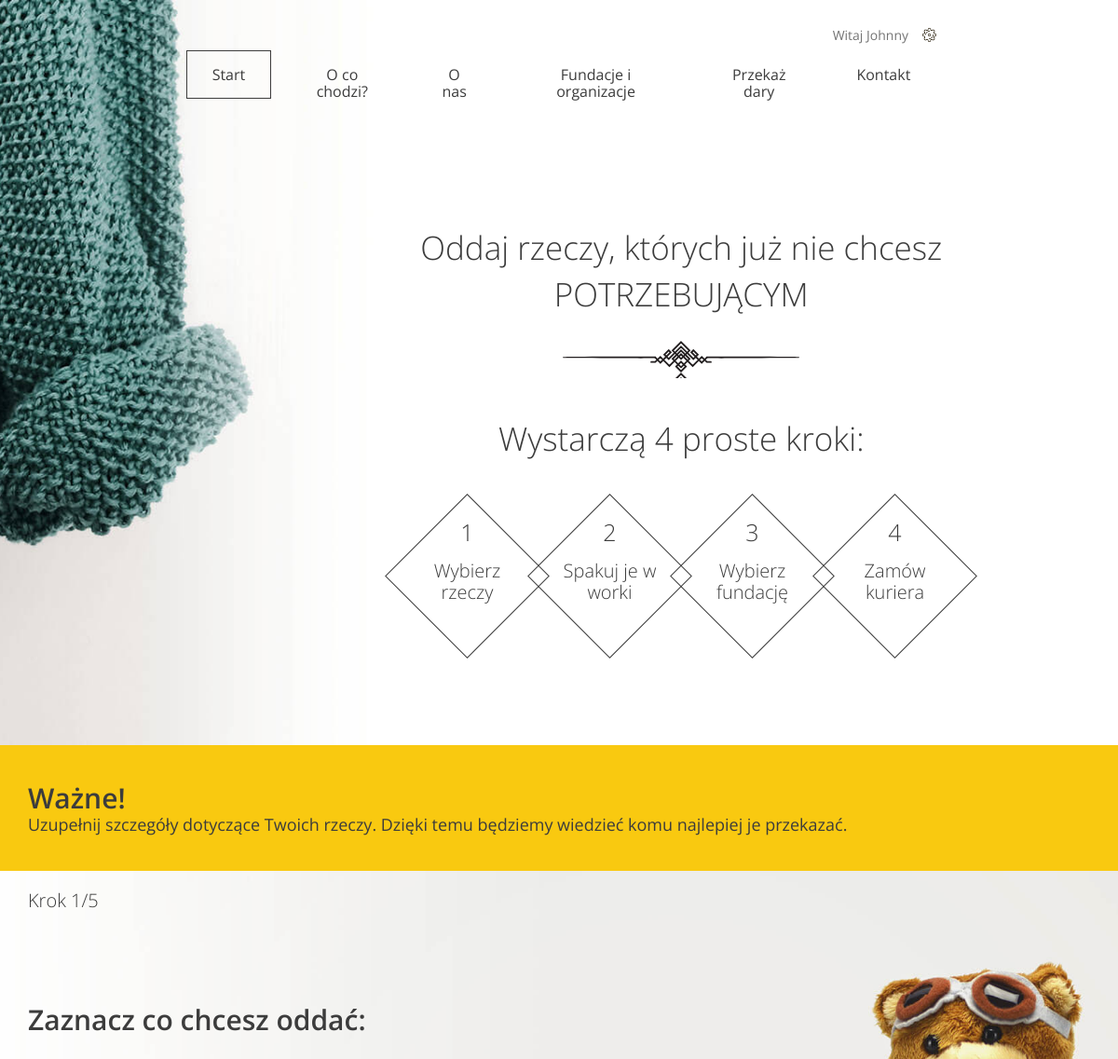
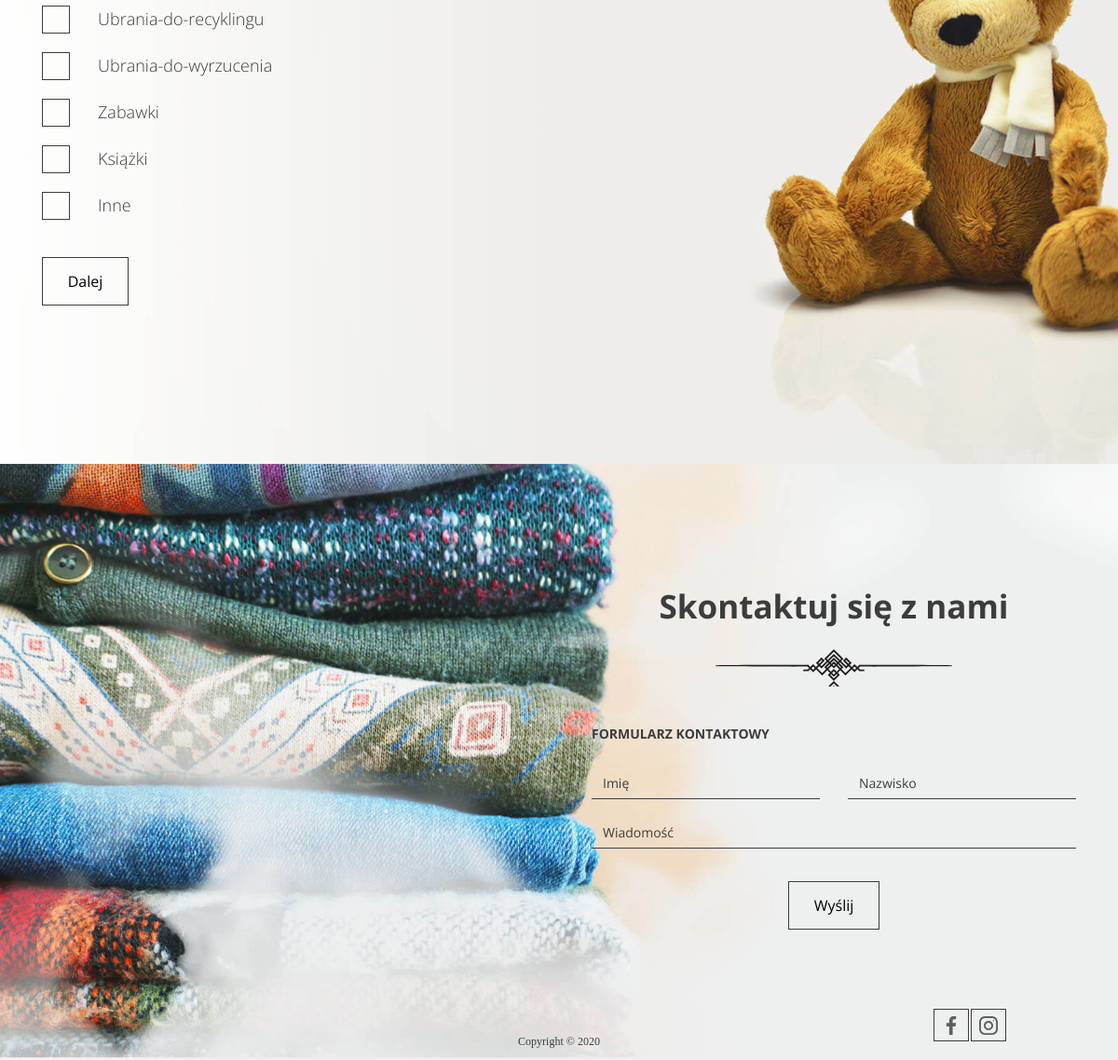
The app's page /add-donation/ (signed in) with its own data (2 pictures, top to bottom).
### giveaway/models.py (models this page shows, shortened)
class User(AbstractUser):
    username = None
    email = models.EmailField(_('email address'), unique=True)
    USERNAME_FIELD = 'email'
    REQUIRED_FIELDS = []
    objects = UserManager()

class Category(models.Model):
    name = models.CharField(max_length=150)

### giveaway/views.py (the view, shortened to what this page needs)
# urls.py: path("add-donation/", AddDonation.as_view(), name="add-donation"),
class AddDonation(LoginRequiredMixin, FormView):
    login_url = reverse_lazy("login")
    success_url = reverse_lazy("main")
    template_name = "AddDonation.html"
    def get_context_data(self):
        categories = Category.objects.all()
        institutions = Institution.objects.all()
        ctx = {"categories": categories, 'institutions': institutions}
        return ctx

### giveaway/templates/AddDonation.html (shortened to what this page needs)
{% extends 'base.html' %}
{% load static %}
{% block header %}
    <header class="header--form-page">
        {% include 'navigation.html' %}
      <div class="slogan container container--90">
        <div class="slogan--item">
          <h1>
            Oddaj rzeczy, których już nie chcesz<br />
            <span class="uppercase">potrzebującym</span>
          </h1>
          <div class="slogan--steps">
            <div class="slogan--steps-title">Wystarczą 4 proste kroki:</div>
            <ul class="slogan--steps-boxes">
              <li>
                <div><em>1</em><span>Wybierz rzeczy</span></div>
              </li>
              <li>
                <div><em>2</em><span>Spakuj je w worki</span></div>
              </li>
              <li>
                <div><em>3</em><span>Wybierz fundację</span></div>
              </li>
              <li>
                <div><em>4</em><span>Zamów kuriera</span></div>
              </li>
            </ul>
          </div>
        </div>
      </div>
    </header>
{%endblock%}
{% block content %}
    <section class="form--steps">
      <div class="form--steps-instructions">
        <div class="form--steps-container">
          <h3>Ważne!</h3>
          <p data-step="1" class="active">
            Uzupełnij szczegóły dotyczące Twoich rzeczy. Dzięki temu będziemy
            wiedzieć komu najlepiej je przekazać.
          </p>
        </div>
      </div>
      <div class="form--steps-container">
        <div class="form--steps-counter">Krok <span>1</span>/5</div>
        <form id="form" action="{% url 'add-donation' %}" method="POST">
          <div data-step="1" class="active">
            <h3>Zaznacz co chcesz oddać:</h3>
            {% for category in categories %}
            <div class="form-group form-group--checkbox">
              <label>
                <span class="checkbox"></span>
                <span class="description"
                  >{{category.name}}</span
                >
              </label>
            </div>
            {% endfor %}
            <div class="form-group form-group--buttons">
              <button type="button" class="btn next-step">Dalej</button>
            </div>
          </div>
        </form>
      </div>
    </section>
{% endblock content %}

### giveaway/templates/navigation.html (shortened to what this page needs)
      <nav class="container container--70">
        <ul class="nav--actions">
          {% if user.is_authenticated %}
            <li class="logged-user">
              Witaj {{ user.first_name }}
            </li>
          {% else %}
          <li><a href="{% url 'login' %}" class="btn btn--small btn--without-border">Zaloguj</a></li>
          <li><a href="{% url 'register' %}#register" class="btn btn--small btn--highlighted">Załóż konto</a></li>
          {% endif %}
        </ul>
        <ul>
          <li><a href="{% url 'main' %}" class="btn btn--without-border active">Start</a></li>
          <li><a href="{% url 'main' %}#steps" class="btn btn--without-border">O co chodzi?</a></li>
          <li><a href="{% url 'main' %}#about-us" class="btn btn--without-border">O nas</a></li>
          <li><a href="{% url 'main' %}#help" class="btn btn--without-border">Fundacje i organizacje</a></li>
          <li><a href="{% url 'add-donation' %}" class="btn btn--without-border">Przekaż dary</a></li>
          <li><a href="#contact" class="btn btn--without-border">Kontakt</a></li>
        </ul>
      </nav>

### records on screen
User: first_name "Johnny"
Category: name "Ubrania-do-recyklingu"
Category: name "Ubrania-do-wyrzucenia"
Category: name "Zabawki"
Category: name "Książki"
Category: name "Inne"
